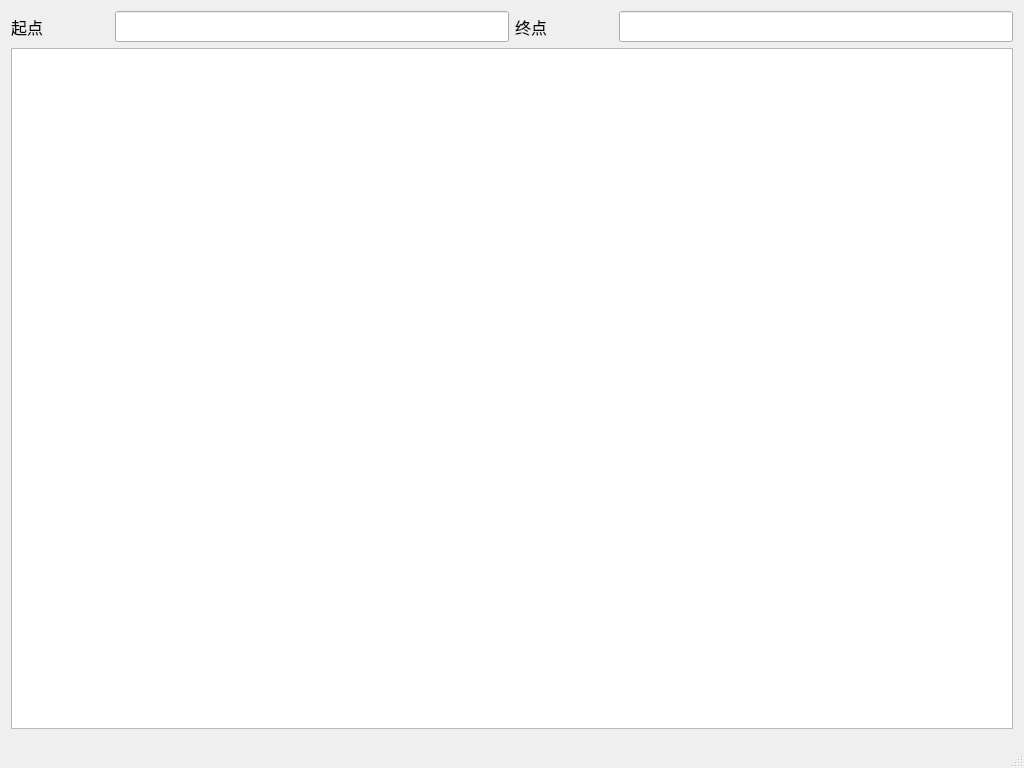
<?xml version="1.0" encoding="UTF-8"?>
<ui version="4.0">
 <class>QWalkingMapsClass</class>
 <widget class="QMainWindow" name="QWalkingMapsClass">
  <property name="windowModality">
   <enum>Qt::WindowModal</enum>
  </property>
  <property name="geometry">
   <rect>
    <x>0</x>
    <y>0</y>
    <width>1024</width>
    <height>768</height>
   </rect>
  </property>
  <property name="font">
   <font>
    <family>微软雅黑</family>
    <pointsize>12</pointsize>
   </font>
  </property>
  <property name="windowTitle">
   <string>面向对象的步行地图导航</string>
  </property>
  <widget class="QWidget" name="centralWidget">
   <property name="sizePolicy">
    <sizepolicy hsizetype="Preferred" vsizetype="Preferred">
     <horstretch>0</horstretch>
     <verstretch>0</verstretch>
    </sizepolicy>
   </property>
   <property name="autoFillBackground">
    <bool>false</bool>
   </property>
   <layout class="QGridLayout" name="gridLayout">
    <item row="0" column="0">
     <layout class="QVBoxLayout" name="verticalLayout" stretch="1,10">
      <item>
       <layout class="QHBoxLayout" name="horizontalLayout" stretch="1,4,1,4">
        <property name="sizeConstraint">
         <enum>QLayout::SetDefaultConstraint</enum>
        </property>
        <item>
         <widget class="QLabel" name="label">
          <property name="text">
           <string>起点</string>
          </property>
         </widget>
        </item>
        <item>
         <widget class="CompleteLineEdit" name="FromSearchLine"/>
        </item>
        <item>
         <widget class="QLabel" name="label_2">
          <property name="text">
           <string>终点</string>
          </property>
         </widget>
        </item>
        <item>
         <widget class="CompleteLineEdit" name="ToSearchLine"/>
        </item>
       </layout>
      </item>
      <item>
       <widget class="MyView" name="graphicsView"/>
      </item>
     </layout>
    </item>
   </layout>
  </widget>
  <widget class="QStatusBar" name="statusBar"/>
 </widget>
 <layoutdefault spacing="6" margin="11"/>
 <customwidgets>
  <customwidget>
   <class>MyView</class>
   <extends>QGraphicsView</extends>
   <header>MyView.h</header>
  </customwidget>
  <customwidget>
   <class>CompleteLineEdit</class>
   <extends>QLineEdit</extends>
   <header>CompleteLineEdit.h</header>
  </customwidget>
 </customwidgets>
 <resources>
  <include location="QWalkingMaps.qrc"/>
 </resources>
 <connections/>
</ui>
